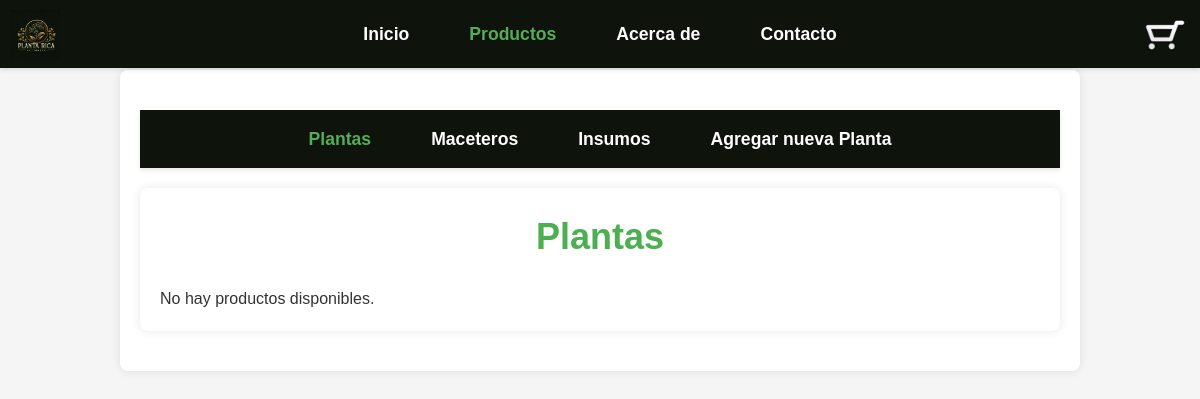
/Productos/, run on an earlier commit of the app's database.
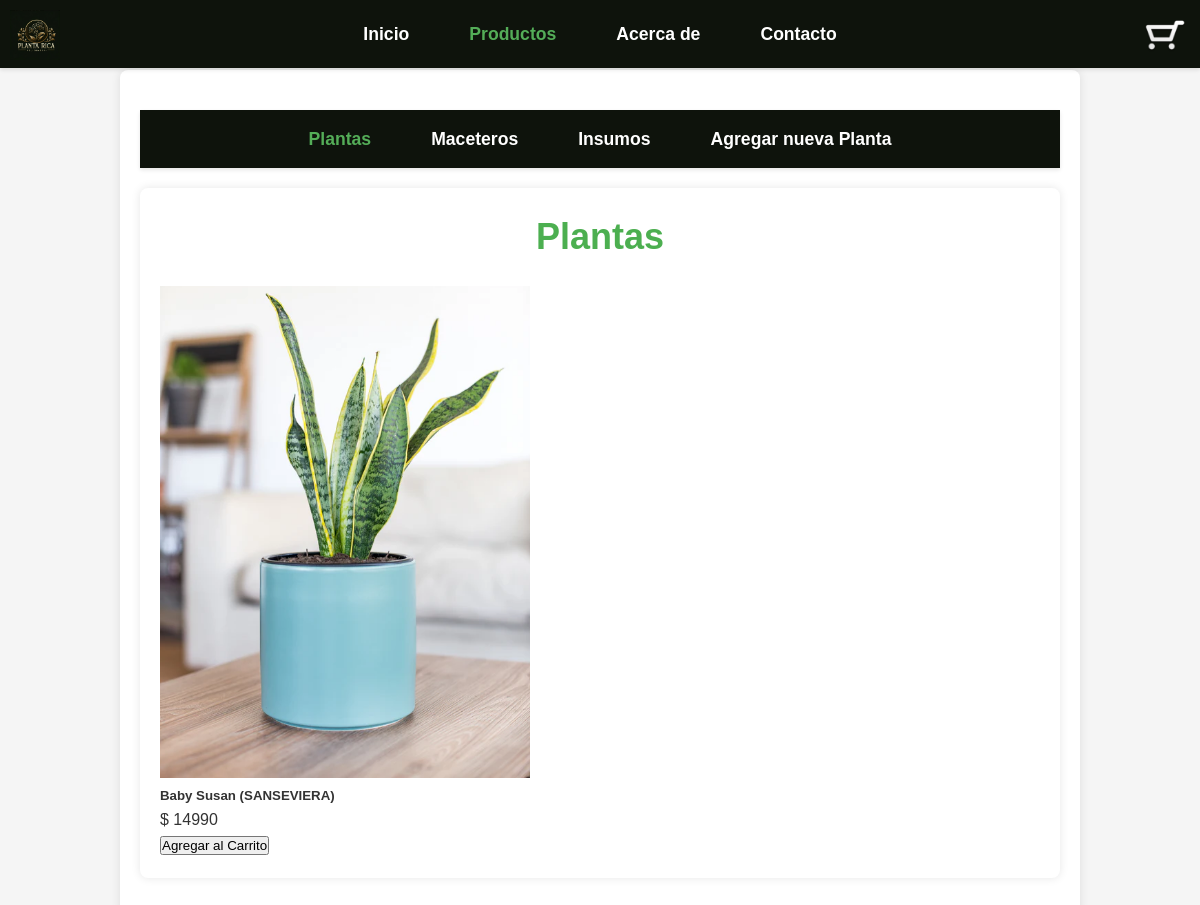
And on a later commit of the database.
### PlantitaricaApp/models.py (models this page shows, shortened)
class Plantas(models.Model):
    id_planta  = models.AutoField(db_column='idPlanta', primary_key=True)
    nombre = models.CharField(max_length=100)
    precio     = models.IntegerField(blank=False, null=False)
    foto = models.ImageField(upload_to='Plantas/',null=True, blank=True,verbose_name='Foto de la planta')
    class Meta:
        verbose_name_plural = "Plantas"

### PlantitaricaApp/views.py (the view)
# urls.py: path('Productos/', views.Productos, name='Productos'),
def Productos(request):
    Planta = Plantas.objects.all()
    v_encarro = EnCarro.objects.all()
    context={"Plantas":Planta, "EnCarro": v_encarro}
    return render(request,'PlantitaricaApp/Productos.html', context)

### PlantitaricaApp/templates/PlantitaricaApp/Productos.html (shortened to what this page needs)
{% extends "PlantitaricaApp/base.html" %}
{% block content %}
<nav class="mini-nav">
    <ul>
        <li id="plantas" class="{% if request.resolver_match.url_name == 'Productos' %}active{% endif %}">
            <a href="{% url 'Productos' %}">Plantas</a></li>
        <li id="maceteros" class="{% if request.resolver_match.url_name == 'Maceteros' %}active{% endif %}">
            <a href="{% url 'Maceteros' %}">Maceteros</a></li>
        <li id="insumos" class="{% if request.resolver_match.url_name == 'Insumos' %}active{% endif %}">
            <a href="{% url 'Insumos' %}">Insumos</a></li>
        <li id="agregar_plantas" class="{% if request.resolver_match.url_name == 'agregar_plantas' %}active{% endif %}">
            <a href="{% url 'agregar_plantas' %}">Agregar nueva Planta</a></li>
    </ul>
</nav>
<div class="container">
    <h1>Plantas</h1>
    <div class="grid-container">
            {% for producto in Plantas %}
            <div class="card">
                <img src="{{ producto.foto.url }}" class="card-img-top" alt="{{ producto.descripcion }}">
                <div class="card-body">
                    <h5 class="card-title">{{ producto.nombre }}</h5>
                    <p class="price">$ {{ producto.precio }}</p>
                    <form action="{% url 'registrarEnCarro' %}" method="POST">
                        <button type="submit" >Agregar al Carrito</button>
                    </form>
                </div>
            </div >
        {% empty %}
        <p>No hay productos disponibles.</p>
        {% endfor %}
    </div>
</div>
{% endblock %}

What changed in the data, as far as the page shows it:
added Plantas: foto (picture), nombre "Baby Susan (SANSEVIERA)", precio "14990"
Also different on the page:
text no longer shown: "No hay productos disponibles."
